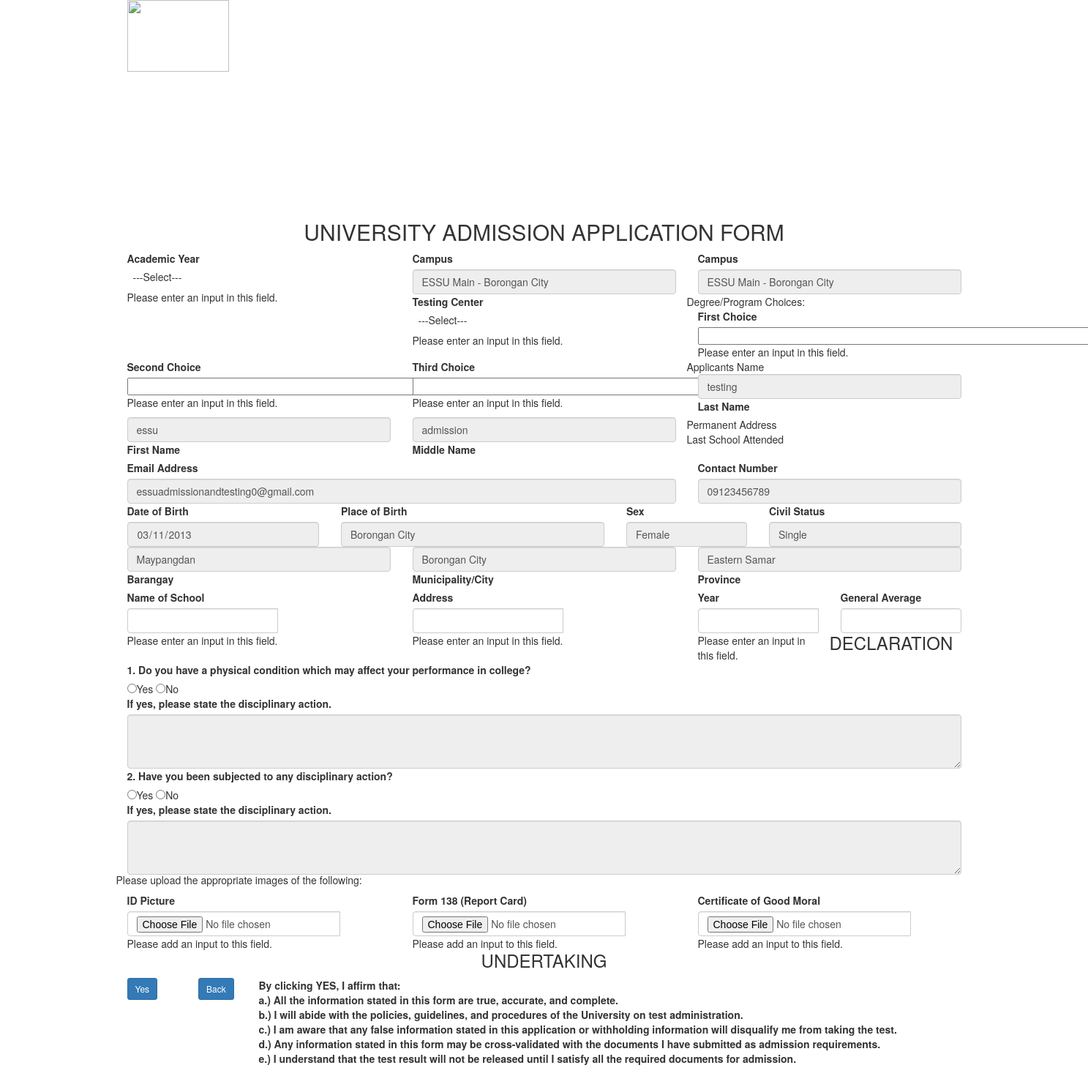
Screenshot of /stu-admform.php (signed in) with the database file from the repository.
### tables this page shows
CREATE TABLE `account_tab` (
  `accID` int(10) NOT NULL,
  `lname` varchar(50) NOT NULL,
  `fname` varchar(50) NOT NULL,
  `mname` varchar(50) DEFAULT NULL,
  `email` varchar(50) NOT NULL,
  `contact` varchar(11) NOT NULL,
  `sex` varchar(6) NOT NULL,
  `dob` date NOT NULL,
  `pob` varchar(50) NOT NULL,
  `civstat` varchar(20) NOT NULL,
  `brgy` varchar(50) NOT NULL,
  `mun` varchar(30) NOT NULL,
  `prov` varchar(30) NOT NULL,
  `pword` varchar(50) NOT NULL,
  `usertype` varchar(10) NOT NULL DEFAULT 'user',
  `code` varchar(30) DEFAULT NULL,
  `verify` int(2) DEFAULT NULL,
  `apprefno` varchar(20) DEFAULT NULL,
  `sy` int(5) NOT NULL,
  `campus` varchar(30) NOT NULL,
  `tsite` varchar(60) NOT NULL,
  `fchoice` longtext NOT NULL,
  `schoice` longtext NOT NULL,
  `tchoice` longtext NOT NULL,
  `lschool` varchar(50) NOT NULL,
  `lsaddress` varchar(50) NOT NULL,
  `lsy` year(4) NOT NULL,
  `genave` varchar(10) DEFAULT NULL,
  `q1` varchar(5) NOT NULL,
  `q1a` varchar(20) DEFAULT NULL,
  `q2` varchar(5) NOT NULL,
  `q2a` varchar(20) DEFAULT NULL,
  `idPic` varchar(100) NOT NULL,
  `rCard` varchar(100) NOT NULL,
  `gMoral` varchar(100) NOT NULL,
  `tsched` datetime NOT NULL,
  `relresult` date DEFAULT NULL,
  `stat` int(2) NOT NULL DEFAULT 0,
  `stat1` int(5) NOT NULL DEFAULT 0,
  `stat2` int(5) NOT NULL,
  `accYear` year(4) NOT NULL
);

### stu-admform.php (the view, shortened to what the rows shown need)
<?php
if (isset($_SESSION['email'])) {
echo '
    <div class="container mt-3 mb-4">
        <div class="col-12 img-fluid">
            <img src="img/HEADER.jpg" style="width: 35%">
        </div>
        <h2 class="fw-bold text-center">UNIVERSITY ADMISSION APPLICATION FORM</h2>
        <form class="row g-3 needs-validation" name="forms" id="forms" action="" method="POST" enctype="multipart/form-data"  onsubmit="return validate()" novalidate>
            <div class="col-md-4">
                <label for="fchoice" class="form-label">Academic Year</label>
                <div class="input-group has-validation">
                    <select name="acadyear" id="acadyear" class="form-select select2" required>
                    <option selected=""></option>';
}
?>
            </select>
                </div>
            </div>
<!DOCTYPE html>
<html lang="en">
<head>
    <link rel="stylesheet" href="css/all.min.css">
    <link rel="stylesheet" href="css/bootstrap.min.css">
    <link rel="stylesheet" href="css/fontawesome.min.css">
    <link rel="stylesheet" href="select2-4.0.13\dist\css\select2.min.css">
    <link rel="stylesheet" href="select2-bootstrap4-theme-master\dist\select2-bootstrap4.min.css">
</head>
<body>
                    <?php
                        include 'connect.php';
                    ?>
            <?php
            if (isset($_SESSION['email'])) {
                $sql="SELECT * from account_tab where email='".$_SESSION['email']."'";
                $result=mysqli_query($con,$sql);
                        $row=mysqli_fetch_assoc($result);
                        $lname = $row['lname'];
                        $fname = $row['fname'];
                        $mname = $row['mname'];
                        $email = $row['email'];
                        $contact = $row['contact'];
                        $sex = $row['sex'];
                        $dob = $row['dob'];
                        $pob = $row['pob'];
                        $civstat = $row['civstat'];
                        $brgy = $row['brgy'];
                        $mun = $row['mun'];
                        $prov = $row['prov'];
                echo '
            <div class="fw-bolder">Applicants Name</div>
            <div class="col-md-4 form-floating">
                <input type="text" class="form-control" name="lname" value="'.$lname.'" readonly>
                <label for="lname">Last Name</label>
            </div>
            <div class="col-md-4 form-floating">
                <input type="text" class="form-control" name="fname" value="'.$fname.'" readonly>
                <label for="fname">First Name</label>
            </div>
            <div class="col-md-4 form-floating">
                <input type="text" class="form-control" name="mname" value="'.$mname.'" readonly>
                <label for="mname">Middle Name</label>
            </div>
            <div class="col-md-8">
                <label for="emailadd" class="form-label">Email Address</label>
                <input type="text" class="form-control" id="emailadd" name="emailadd" value="'.$email.'" readonly>
            </div>
            <div class="col-md-4">
                <label for="contactno" class="form-label">Contact Number</label>
                <input type="text" class="form-control" id="contactno" name="contactno" value="'.$contact.'" readonly>
            </div>
            <div class="col-md-3">
                <label for="dob" class="form-label">Date of Birth</label>
                <input type="date" class="form-control" name="dob" value="'.$dob.'" readonly>
            </div>
            <div class="col-md-4">
                <label for="pob" class="form-label">Place of Birth</label>
                <input type="text" class="form-control" name="pob" value="'.$pob.'" readonly>
            </div>
            <div class="col-md-2">
                <label for="sex" class="form-label">Sex</label>
                <input type="text" class="form-control" name="sex" value="'.$sex.'" readonly>
            </div>
            <div class="col-md-3">
                <label for="status" class="form-label">Civil Status</label>
                <input type="text" class="form-control" name="civstat" value="'.$civstat.'" readonly>
            </div>
            <div class="fw-bolder">Permanent Address</div>
            <div class="col-md-4 form-floating">
                <input type="text" class="form-control" name="brgy" value="'.$brgy.'" readonly>
                <label for="brgy">Barangay</label>
            </div>
            <div class="col-md-4 form-floating">
                <input type="text" class="form-control" name="municip" value="'.$mun.'" readonly>
                <label for="municip">Municipality/City</label>
            </div>
            <div class="col-md-4 form-floating">
                <input type="text" class="form-control" name="prov" value="'.$prov.'" readonly>
                <label for="prov">Province</label>
            </div>
            <div class="fw-bolder">Last School Attended</div>
            <div class="col-md-4">
                <label for="school">Name of School</label>
                <div class="input-group has-validation">
                    <input type="text" class="form-control" name="school" minlength="2" autocomplete="off" required>
                      <div class="invalid-feedback">
                        Please enter an input in this field.
                      </div>
                </div>
            </div>
            <div class="col-md-4">
                <label for="address">Address</label>
                <div class="input-group has-validation">
                    <input type="text" class="form-control" name="address" minlength="2" autocomplete="off" required>
                      <div class="invalid-feedback">
                        Please enter an input in this field.
                      </div>
                </div>
            </div>
            <div class="col-md-2">
                <label for="year">Year</label>
                <div class="input-group has-validation">
                    <input type="text" class="form-control check_year" name="year" autocomplete="off" required>
                      <div class="invalid-feedback">
                        Please enter an input in this field.
                      </div>
                </div>
            </div>
            <div class="col-md-2">
                <label for="genave">General Average</label>
                <input type="text" class="form-control check_gen" name="genave" id="genave" pattern="^\d+(\.\d+)*$)" autocomplete="off">
            </div>
            <h3 class="fw-bolder">DECLARATION</h3>
            <div class="col-md-12">
            <label for="q1" class="form-label">1. Do you have a physical condition which may affect your performance in college?</label>
            <br>
                <input type="radio" class="" id="q1yes" name="q1" value="Yes" onclick="EnableDisable()" required>Yes
                <input type="radio" class="" id="q1no" name="q1" value="No" onclick="EnableDisable()">No
                    <br>
                    <label for="ifyes" class="form-label">If yes, please state the disciplinary action.</label>
                    <textarea name="q1a" id="ifq1yes" rows="3" class="form-control" disabled></textarea>
            </div>
            <div class="col-md-12">
            <label for="q2" class="form-label">2. Have you been subjected to any disciplinary action?</label>
            <br>
                <input type="radio" class="" id="q2yes" name="q2" value="Yes" onclick="EnableDisableTB()" required>Yes
                <input type="radio" class="" id="q2no" name="q2" value="No" onclick="EnableDisableTB()">No
                <br>
                <label for="ifyes" class="form-label">If yes, please state the disciplinary action.</label>
                <textarea name="q2a" id="ifq2yes" rows="3" class="form-control" disabled></textarea>
            </div>
            <h5 class="fw-bolder">Please upload the appropriate images of the following: </h5>
            <div class="col-md-4">
            <label for="inputidpic" class="form-label">ID Picture</label>
            <div class="input-group has-validation">
              <input type="file" class="form-control idpic" name="id_pic" required>
              <div class="invalid-feedback">
                Please add an input to this field.
              </div>
            </div>
          </div>
          <div class="col-md-4">
            <label for="reportcard" class="form-label">Form 138 (Report Card)</label>
            <div class="input-group has-validation">
              <input type="file" class="form-control repcard" name="rep_card" required>
              <div class="invalid-feedback">
                Please add an input to this field.
              </div>
            </div>
          </div>
          <div class="col-md-4">
            <label for="cert" class="form-label">Certificate of Good Moral</label>
            <div class="input-group has-validation">
              <input type="file" class="form-control gmoral" name="g_moral" required>
              <div class="invalid-feedback">
                Please add an input to this field.
              </div>
            </div>
          </div>
            <h3 class="fw-bold text-center my-3">UNDERTAKING</h3>
                <label for="checkcertify" class="form-check-label text-justify">By clicking YES, I affirm that:
                    <p>a.) All the information stated in this form are true, accurate, and complete.
                    <br>
                    b.) I will abide with the policies, guidelines, and procedures of the University on test administration.
                    <br>
                    c.) I am aware that any false information stated in this application or withholding information will disqualify me from taking the test.
                    <br>
                    d.) Any information stated in this form may be cross-validated with the documents I have submitted as admission requirements.
                    <br>
                    e.) I understand that the test result will not be released until I satisfy all the required documents for admission.</p>
                </label>
                <div class="col-md-1">
                <button type="submit" name="save" id="save" class="btn btn-primary btn-sm" onclick="insert();">Yes </button>
                </div>
                <div class="col-md-1">
                    <a href="stu-dashboard.php" class="btn btn-primary btn-sm">Back</a>
                </div>
        </form>
    </div>
                ';
            }
            ?>
</body>
</html>

### rows the page displays
account_tab: lname "testing", fname "essu", mname "admission", emailadd "essuadmissionandtesting0@gmail.com", contactno "09123456789", dob "03/11/2013", pob "Borongan City", sex "Female", civstat "Single", brgy "Maypangdan", municip "Borongan City", prov "Eastern Samar"
